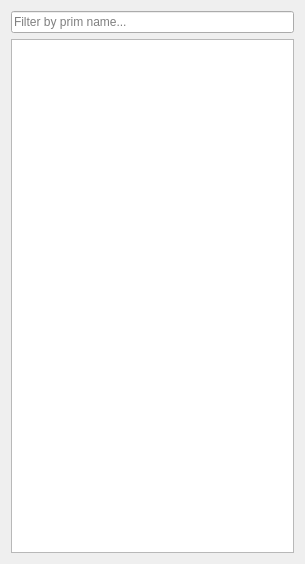
<?xml version="1.0" encoding="UTF-8"?>
<ui version="4.0">
 <class>Explorer</class>
 <widget class="QWidget" name="Explorer">
  <property name="geometry">
   <rect>
    <x>0</x>
    <y>0</y>
    <width>305</width>
    <height>564</height>
   </rect>
  </property>
  <layout class="QVBoxLayout" name="verticalLayout">
   <item>
    <widget class="QLineEdit" name="filterLineEdit">
     <property name="inputMask">
      <string/>
     </property>
     <property name="placeholderText">
      <string>Filter by prim name...</string>
     </property>
    </widget>
   </item>
   <item>
    <widget class="qExplorerTreeView" name="treeView">
     <property name="editTriggers">
      <set>QAbstractItemView::NoEditTriggers</set>
     </property>
     <property name="alternatingRowColors">
      <bool>false</bool>
     </property>
     <property name="uniformRowHeights">
      <bool>true</bool>
     </property>
    </widget>
   </item>
  </layout>
 </widget>
 <customwidgets>
  <customwidget>
   <class>qExplorerTreeView</class>
   <extends>QTreeView</extends>
   <header>qExplorerTreeView.h</header>
  </customwidget>
 </customwidgets>
 <resources/>
 <connections/>
</ui>
